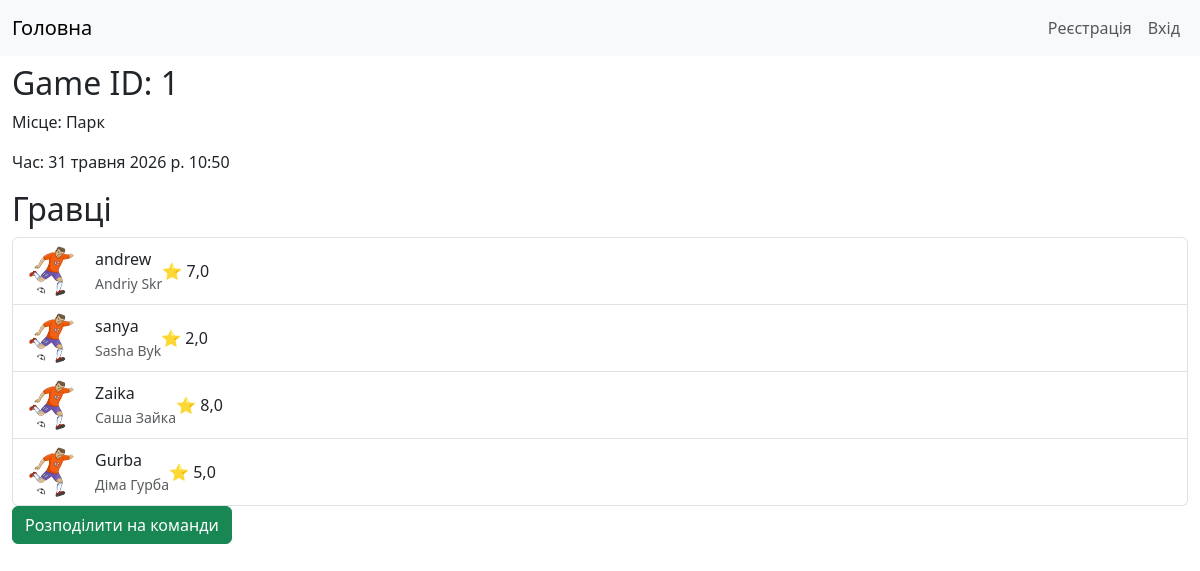
The page /game/1/ on the database its author committed.
### main/models.py (models this page shows, shortened)
class Game(models.Model):
    starts_at = models.DateTimeField(blank=True, null=True, verbose_name='Початок')
    created_at = models.DateTimeField(auto_now_add=True)
    city = models.CharField(max_length=50, blank=True, null=True, verbose_name='Місто')
    place = models.CharField(max_length=100, blank=True, null=True, verbose_name='Місце')
    organizer = models.ForeignKey(settings.AUTH_USER_MODEL, on_delete=models.SET_NULL, blank=True, null=True)
    note = models.TextField(blank=True, verbose_name='Додаткова інформація')
    max_players = models.IntegerField(verbose_name='Максимум гравців', validators=[
            MinValueValidator(2),
        ])
    teams_num = models.IntegerField(verbose_name='Кількість команд', validators=[
            MinValueValidator(2),
        ])
    players = models.ManyToManyField(settings.AUTH_USER_MODEL, verbose_name='Гравці', related_name='games')

class Player(AbstractUser):
    avatar = models.ImageField(upload_to=player_avatar_path, blank=True, default='avatars/default.png', verbose_name='Аватар')
    created_at = models.DateTimeField(auto_now_add=True)
    first_name = models.CharField(max_length=50, verbose_name="Ім'я")
    last_name = models.CharField(max_length=50, verbose_name="Прізвище")
    username = models.CharField(max_length=150, unique=True, verbose_name="Логін")
    class Meta(AbstractUser.Meta):
        verbose_name = 'Гравець'
    @property
    def avg_rating(self) -> Optional[float]:
        result = self.received_ratings.aggregate(
            avg=Avg('rating')
        )
        return result['avg']

### main/views.py (the view)
# urls.py: path('game/<int:pk>/', GameDetailView.as_view(), name='game_detail'),
class GameDetailView(DetailView):
    model = Game
    template_name = 'main/game/detail.html'
    def get(self, request, *args, **kwargs):
        game = Game.objects.get(pk=kwargs['pk'])
        for player in game.players.all():
            print(player.username, player.avg_rating)
        return super().get(
            request,
            *args,
            **kwargs
        )

### main/templates/main/game/detail.html (shortened to what this page needs)
{% extends 'layout/basic.html' %}
{% load django_bootstrap5 %}
{% block content %}
<h2>Game ID: {{ game.pk }}</h2>
<p>Місце: {{ game.place }}</p>
<p>Час: {{ game.starts_at }}</p>
<h2>Гравці</h2>
<div class="list-group">
    {% for player in game.players.all %}
    <a href="{% url 'main:player' pk=player.pk %}" class="list-group-item list-group-item-action">
        <div class="d-flex align-items-center">
            {% if player.avatar %}
            <img src="{{ player.avatar.url }}" class="rounded-circle me-3" width="50" height="50">
            {% endif %}
            <div>
                <div>{{ player.username }}</div>
                <small class="text-muted">
                    {{ player.first_name }} {{ player.last_name }}
                </small>
            </div>
            {% if player.avg_rating %}
            <div>
                ⭐ {{ player.avg_rating|floatformat:1 }}
            </div>
            {% endif %}
        </div>
    </a>
    {% endfor %}
</div>
<div>
    <a class="btn btn-success" href="{% url 'main:game_teams' pk=game.pk %}">
        Розподілити на команди
    </a>
</div>
{% endblock %}

### rows shown on the page
Game: pk "1", place "Парк", starts_at "31 травня 2026 р. 10:50"
Player: avatar (placeholder picture), username "andrew", first_name "Andriy", last_name "Skr", avg_rating "7,0"
Player: avatar (placeholder picture), username "sanya", first_name "Sasha", last_name "Byk", avg_rating "2,0"
Player: avatar (placeholder picture), username "Zaika", first_name "Саша", last_name "Зайка", avg_rating "8,0"
Player: avatar (placeholder picture), username "Gurba", first_name "Діма", last_name "Гурба", avg_rating "5,0"
